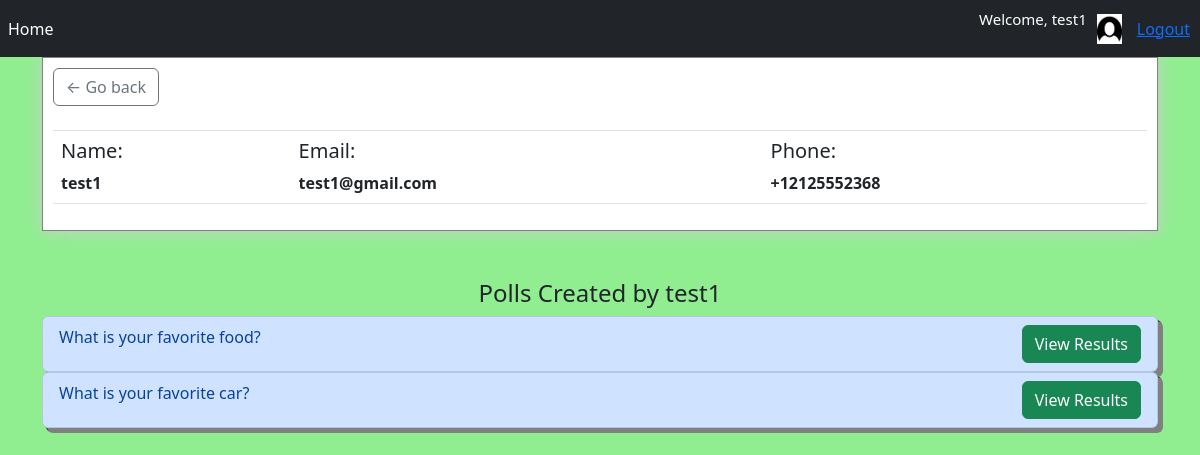
Page /profile/ (signed in) on the committed database.
### Polling/models.py (models this page shows, shortened)
class Profile(models.Model):
    user = models.OneToOneField(User, on_delete=models.CASCADE)
    name = models.CharField(max_length=100)
    email = models.EmailField(null=False)
    phone = PhoneNumberField(null=False, blank=False, unique=True)

class Poll(models.Model):
    question = models.TextField()
    user = models.ForeignKey(Profile,on_delete=models.SET_NULL,null=True,blank=True)
    option_1 = models.CharField(max_length=30)
    option_2 = models.CharField(max_length=30)
    option_3 = models.CharField(max_length=30)
    option_4 = models.CharField(max_length=30)
    option_1_votes = models.IntegerField(default=0)
    option_2_votes = models.IntegerField(default=0)
    option_3_votes = models.IntegerField(default=0)
    option_4_votes = models.IntegerField(default=0)
    def __str__(self):
        return self.question

### Polling/views.py (the view)
# urls.py: path('profile/', views.profile_view, name="profile"),
@login_required
@cache_control(no_cache=True, must_revalidate=True, no_store=True)
def profile_view(request):
    try:
         profile, created = Profile.objects.get_or_create(user=request.user)
         polls = profile.poll_set.all()
         print(polls)
         context = {'profile': profile , 'polls': polls}
         return render(request,"profile.html",context)
    except Exception as e:
        return HttpResponse(e)

### Polling/templates/profile.html
{% extends 'base.html' %}
{% load static %}
{% block content %}
   <div class="box-element">
                <a class="btn btn-outline-secondary" href="{% url 'home' %}">&#x2190; Go back</a>
                <br>
                <br>
                <table class="table">
                    <tr>
                        <th><h5>Name:</h5><strong>{{profile.name}}</strong> </th>
                        <th><h5>Email:</h5><strong>{{profile.email}}</strong> </th>
                        <th><h5>Phone:</h5><strong>{{profile.phone}}</strong> </th>
                    </tr>
                </table>
            </div>
<br><br>
         <h4 style="text-align:center;">Polls Created by {{request.user}}</h4>
{% for poll in polls %}
                     <ul class="list-group list-group-small">
                         <li class="list-group-item list-group-item-primary">
                             {{poll.question}}
                             <span class="float-right">
                                 <a class="btn btn-success" href="{%url 'results' poll.id %}">View Results</a>
                             </span>
                         </li>
                     </ul>
                     {% endfor %}
{% endblock %}

### Polling/templates/base.html (shortened to what this page needs)
<!DOCTYPE html>
{% load static %}
<html lang="en">
<head>
    <link rel="stylesheet" href="https://stackpath.bootstrapcdn.com/bootstrap/4.4.1/css/bootstrap.min.css">
    <link href="https://cdn.jsdelivr.net/npm/bootstrap@5.2.0-beta1/dist/css/bootstrap.min.css" rel="stylesheet">
	<link rel="stylesheet" type="text/css" href="{% static 'CSS/main.css' %}">
</head>
<body>
    <nav class="navbar navbar-expand-lg navbar-dark bg-dark">
      <div class="collapse navbar-collapse" id="navbarSupportedContent">
        <ul class="navbar-nav mr-auto">
          <li class="nav-item active">
            <a class="nav-link" href="{% url 'home' %}">Home <span class="sr-only">(current)</span></a>
          </li>
        </ul>
        <form class="form-inline my-2 my-lg-0">
            <p id="welcome_msg">Welcome, {{request.user}}</p>
            <a href="{% url 'profile' %}">
                <img id="user_img" src="{% static 'images/user.png' %}">
            </a>
            <a style="margin-right: 10px;"href="{% url 'logout' %}">Logout</a>
        </form>
      </div>
    </nav>
    <div class="container">
        {% block content %}
        {% endblock %}
    </div>
</body>
</html>
</body>
</html>

### rows in the picture
Profile: name "test1", email "test1@gmail.com", phone "+12125552368"
Poll: question "What is your favorite food?"
Poll: question "What is your favorite car?"

### other values in the picture
{{ request.user }} "test1"
